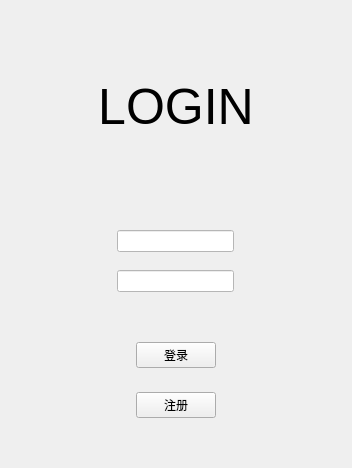
<?xml version="1.0" encoding="UTF-8"?>
<ui version="4.0">
 <class>EnterUI</class>
 <widget class="QWidget" name="EnterUI">
  <property name="geometry">
   <rect>
    <x>0</x>
    <y>0</y>
    <width>352</width>
    <height>468</height>
   </rect>
  </property>
  <property name="windowTitle">
   <string>Form</string>
  </property>
  <property name="styleSheet">
   <string notr="true">
.QLabel{
	font:50px;
}
.QLineEdit{
	background: rgb(255, 255, 255);
}</string>
  </property>
  <widget class="QWidget" name="">
   <property name="geometry">
    <rect>
     <x>0</x>
     <y>80</y>
     <width>351</width>
     <height>52</height>
    </rect>
   </property>
   <layout class="QHBoxLayout" name="horizontalLayout">
    <item>
     <spacer name="horizontalSpacer">
      <property name="orientation">
       <enum>Qt::Horizontal</enum>
      </property>
      <property name="sizeHint" stdset="0">
       <size>
        <width>40</width>
        <height>20</height>
       </size>
      </property>
     </spacer>
    </item>
    <item>
     <widget class="QLabel" name="label">
      <property name="text">
       <string>LOGIN</string>
      </property>
      <property name="alignment">
       <set>Qt::AlignCenter</set>
      </property>
     </widget>
    </item>
    <item>
     <spacer name="horizontalSpacer_2">
      <property name="orientation">
       <enum>Qt::Horizontal</enum>
      </property>
      <property name="sizeHint" stdset="0">
       <size>
        <width>40</width>
        <height>20</height>
       </size>
      </property>
     </spacer>
    </item>
   </layout>
  </widget>
  <widget class="QWidget" name="">
   <property name="geometry">
    <rect>
     <x>0</x>
     <y>390</y>
     <width>351</width>
     <height>30</height>
    </rect>
   </property>
   <layout class="QHBoxLayout" name="horizontalLayout_2">
    <item>
     <spacer name="horizontalSpacer_4">
      <property name="orientation">
       <enum>Qt::Horizontal</enum>
      </property>
      <property name="sizeHint" stdset="0">
       <size>
        <width>40</width>
        <height>20</height>
       </size>
      </property>
     </spacer>
    </item>
    <item>
     <widget class="QPushButton" name="resign">
      <property name="text">
       <string>注册</string>
      </property>
     </widget>
    </item>
    <item>
     <spacer name="horizontalSpacer_3">
      <property name="orientation">
       <enum>Qt::Horizontal</enum>
      </property>
      <property name="sizeHint" stdset="0">
       <size>
        <width>38</width>
        <height>20</height>
       </size>
      </property>
     </spacer>
    </item>
   </layout>
  </widget>
  <widget class="QWidget" name="">
   <property name="geometry">
    <rect>
     <x>0</x>
     <y>340</y>
     <width>351</width>
     <height>30</height>
    </rect>
   </property>
   <layout class="QHBoxLayout" name="horizontalLayout_3">
    <item>
     <spacer name="horizontalSpacer_5">
      <property name="orientation">
       <enum>Qt::Horizontal</enum>
      </property>
      <property name="sizeHint" stdset="0">
       <size>
        <width>40</width>
        <height>20</height>
       </size>
      </property>
     </spacer>
    </item>
    <item>
     <widget class="QPushButton" name="enter">
      <property name="text">
       <string>登录</string>
      </property>
     </widget>
    </item>
    <item>
     <spacer name="horizontalSpacer_6">
      <property name="orientation">
       <enum>Qt::Horizontal</enum>
      </property>
      <property name="sizeHint" stdset="0">
       <size>
        <width>40</width>
        <height>20</height>
       </size>
      </property>
     </spacer>
    </item>
   </layout>
  </widget>
  <widget class="QWidget" name="">
   <property name="geometry">
    <rect>
     <x>0</x>
     <y>270</y>
     <width>351</width>
     <height>23</height>
    </rect>
   </property>
   <layout class="QHBoxLayout" name="horizontalLayout_4">
    <item>
     <spacer name="horizontalSpacer_10">
      <property name="orientation">
       <enum>Qt::Horizontal</enum>
      </property>
      <property name="sizeHint" stdset="0">
       <size>
        <width>40</width>
        <height>20</height>
       </size>
      </property>
     </spacer>
    </item>
    <item>
     <widget class="QLineEdit" name="password"/>
    </item>
    <item>
     <spacer name="horizontalSpacer_8">
      <property name="orientation">
       <enum>Qt::Horizontal</enum>
      </property>
      <property name="sizeHint" stdset="0">
       <size>
        <width>40</width>
        <height>20</height>
       </size>
      </property>
     </spacer>
    </item>
   </layout>
  </widget>
  <widget class="QWidget" name="">
   <property name="geometry">
    <rect>
     <x>0</x>
     <y>230</y>
     <width>351</width>
     <height>23</height>
    </rect>
   </property>
   <layout class="QHBoxLayout" name="horizontalLayout_5">
    <item>
     <spacer name="horizontalSpacer_9">
      <property name="orientation">
       <enum>Qt::Horizontal</enum>
      </property>
      <property name="sizeHint" stdset="0">
       <size>
        <width>40</width>
        <height>20</height>
       </size>
      </property>
     </spacer>
    </item>
    <item>
     <widget class="QLineEdit" name="username"/>
    </item>
    <item>
     <spacer name="horizontalSpacer_7">
      <property name="orientation">
       <enum>Qt::Horizontal</enum>
      </property>
      <property name="sizeHint" stdset="0">
       <size>
        <width>40</width>
        <height>20</height>
       </size>
      </property>
     </spacer>
    </item>
   </layout>
  </widget>
 </widget>
 <resources/>
 <connections/>
</ui>
